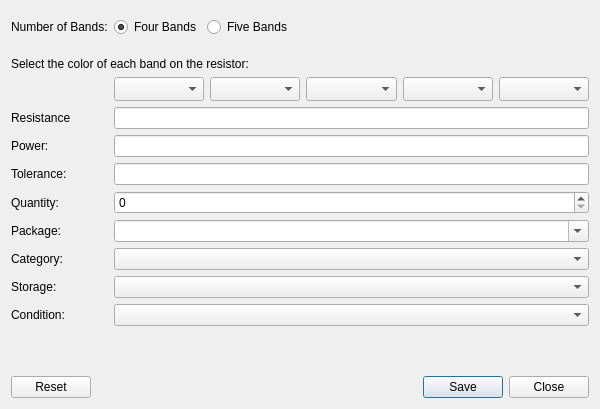
<?xml version="1.0" encoding="UTF-8"?>
<ui version="4.0">
 <class>QuickAddResistorDialog</class>
 <widget class="QDialog" name="QuickAddResistorDialog">
  <property name="geometry">
   <rect>
    <x>0</x>
    <y>0</y>
    <width>600</width>
    <height>409</height>
   </rect>
  </property>
  <property name="windowTitle">
   <string>Add resistor</string>
  </property>
  <property name="windowIcon">
   <iconset resource="../../extras.qrc">
    <normaloff>:/parts/extras/category/resistor.png</normaloff>:/parts/extras/category/resistor.png</iconset>
  </property>
  <property name="whatsThis">
   <string>&lt;html&gt;&lt;head/&gt;&lt;body&gt;&lt;p&gt;&lt;img src=&quot;:/icons/information&quot;/&gt; Hint!&lt;/p&gt;&lt;p&gt;The resistance field supports SMD resistor codes. Type the code followed by &lt;span style=&quot; font-weight:600;&quot;&gt;Control+Space &lt;/span&gt;and it will converted to a resistance value.&lt;/p&gt;&lt;/body&gt;&lt;/html&gt;</string>
  </property>
  <layout class="QVBoxLayout" name="verticalLayout">
   <item>
    <widget class="KMessageWidget" name="messageWidget" native="true"/>
   </item>
   <item>
    <layout class="QFormLayout" name="formLayout">
     <item row="0" column="0">
      <widget class="QLabel" name="label_7">
       <property name="text">
        <string>Number of Bands:</string>
       </property>
       <property name="buddy">
        <cstring>fourBandRadioButton</cstring>
       </property>
      </widget>
     </item>
     <item row="0" column="1">
      <layout class="QHBoxLayout" name="horizontalLayout">
       <item>
        <widget class="QRadioButton" name="fourBandRadioButton">
         <property name="text">
          <string>Four Bands</string>
         </property>
         <property name="checked">
          <bool>true</bool>
         </property>
        </widget>
       </item>
       <item>
        <widget class="QRadioButton" name="fiveBandRadioButton">
         <property name="text">
          <string>Five Bands</string>
         </property>
        </widget>
       </item>
       <item>
        <spacer name="horizontalSpacer">
         <property name="orientation">
          <enum>Qt::Horizontal</enum>
         </property>
         <property name="sizeHint" stdset="0">
          <size>
           <width>40</width>
           <height>20</height>
          </size>
         </property>
        </spacer>
       </item>
      </layout>
     </item>
     <item row="2" column="0" colspan="2">
      <widget class="QLabel" name="label_2">
       <property name="text">
        <string>Select the color of each band on the resistor:</string>
       </property>
      </widget>
     </item>
     <item row="4" column="0">
      <widget class="QLabel" name="label">
       <property name="text">
        <string>Resistance</string>
       </property>
       <property name="buddy">
        <cstring>resistorValueLineEdit</cstring>
       </property>
      </widget>
     </item>
     <item row="4" column="1">
      <widget class="QLineEdit" name="resistorValueLineEdit"/>
     </item>
     <item row="5" column="0">
      <widget class="QLabel" name="label_3">
       <property name="text">
        <string>Power:</string>
       </property>
       <property name="buddy">
        <cstring>resistorPowerRatingLineEdit</cstring>
       </property>
      </widget>
     </item>
     <item row="9" column="0">
      <widget class="QLabel" name="label_4">
       <property name="text">
        <string>Category:</string>
       </property>
       <property name="buddy">
        <cstring>partCategoryComboBox</cstring>
       </property>
      </widget>
     </item>
     <item row="9" column="1">
      <widget class="TreeViewComboBox" name="partCategoryComboBox"/>
     </item>
     <item row="10" column="0">
      <widget class="QLabel" name="label_5">
       <property name="text">
        <string>Storage:</string>
       </property>
       <property name="buddy">
        <cstring>partStorageComboBox</cstring>
       </property>
      </widget>
     </item>
     <item row="10" column="1">
      <widget class="TreeViewComboBox" name="partStorageComboBox"/>
     </item>
     <item row="11" column="0">
      <widget class="QLabel" name="label_6">
       <property name="text">
        <string>Condition:</string>
       </property>
       <property name="buddy">
        <cstring>partConditionComboBox</cstring>
       </property>
      </widget>
     </item>
     <item row="11" column="1">
      <widget class="RelationalComboBox" name="partConditionComboBox"/>
     </item>
     <item row="1" column="0">
      <widget class="QWidget" name="widget" native="true"/>
     </item>
     <item row="1" column="1">
      <spacer name="verticalSpacer_2">
       <property name="orientation">
        <enum>Qt::Vertical</enum>
       </property>
       <property name="sizeType">
        <enum>QSizePolicy::Minimum</enum>
       </property>
       <property name="sizeHint" stdset="0">
        <size>
         <width>20</width>
         <height>8</height>
        </size>
       </property>
      </spacer>
     </item>
     <item row="3" column="1">
      <widget class="QWidget" name="combosWidget" native="true">
       <property name="sizePolicy">
        <sizepolicy hsizetype="MinimumExpanding" vsizetype="Preferred">
         <horstretch>0</horstretch>
         <verstretch>0</verstretch>
        </sizepolicy>
       </property>
       <layout class="QHBoxLayout" name="combosLayout">
        <property name="spacing">
         <number>6</number>
        </property>
        <property name="leftMargin">
         <number>0</number>
        </property>
        <property name="topMargin">
         <number>0</number>
        </property>
        <property name="rightMargin">
         <number>0</number>
        </property>
        <property name="bottomMargin">
         <number>0</number>
        </property>
        <item>
         <widget class="ColorBandComboBox" name="band1ComboBox">
          <property name="sizeAdjustPolicy">
           <enum>QComboBox::AdjustToMinimumContentsLengthWithIcon</enum>
          </property>
         </widget>
        </item>
        <item>
         <widget class="ColorBandComboBox" name="band2ComboBox">
          <property name="sizeAdjustPolicy">
           <enum>QComboBox::AdjustToMinimumContentsLengthWithIcon</enum>
          </property>
         </widget>
        </item>
        <item>
         <widget class="ColorBandComboBox" name="band3ComboBox">
          <property name="sizeAdjustPolicy">
           <enum>QComboBox::AdjustToMinimumContentsLengthWithIcon</enum>
          </property>
         </widget>
        </item>
        <item>
         <widget class="ColorBandComboBox" name="multiplierBandComboBox">
          <property name="sizeAdjustPolicy">
           <enum>QComboBox::AdjustToMinimumContentsLengthWithIcon</enum>
          </property>
         </widget>
        </item>
        <item>
         <widget class="ColorBandComboBox" name="toleranceBandComboBox">
          <property name="sizeAdjustPolicy">
           <enum>QComboBox::AdjustToMinimumContentsLengthWithIcon</enum>
          </property>
         </widget>
        </item>
       </layout>
      </widget>
     </item>
     <item row="7" column="1">
      <widget class="QSpinBox" name="quantitySpinBox">
       <property name="maximum">
        <number>100000</number>
       </property>
      </widget>
     </item>
     <item row="7" column="0">
      <widget class="QLabel" name="label_8">
       <property name="text">
        <string>Quantity:</string>
       </property>
       <property name="buddy">
        <cstring>quantitySpinBox</cstring>
       </property>
      </widget>
     </item>
     <item row="6" column="0">
      <widget class="QLabel" name="label_9">
       <property name="text">
        <string>Tolerance:</string>
       </property>
       <property name="buddy">
        <cstring>toleranceLineEdit</cstring>
       </property>
      </widget>
     </item>
     <item row="6" column="1">
      <widget class="QLineEdit" name="toleranceLineEdit"/>
     </item>
     <item row="5" column="1">
      <widget class="QLineEdit" name="resistorPowerRatingLineEdit">
       <property name="inputMethodHints">
        <set>Qt::ImhNone</set>
       </property>
      </widget>
     </item>
     <item row="8" column="1">
      <widget class="RelationalComboBox" name="partPackageComboBox">
       <property name="editable">
        <bool>true</bool>
       </property>
       <property name="insertPolicy">
        <enum>QComboBox::NoInsert</enum>
       </property>
      </widget>
     </item>
     <item row="8" column="0">
      <widget class="QLabel" name="label_10">
       <property name="text">
        <string>Package:</string>
       </property>
       <property name="buddy">
        <cstring>partPackageComboBox</cstring>
       </property>
      </widget>
     </item>
    </layout>
   </item>
   <item>
    <spacer name="verticalSpacer">
     <property name="orientation">
      <enum>Qt::Vertical</enum>
     </property>
     <property name="sizeType">
      <enum>QSizePolicy::MinimumExpanding</enum>
     </property>
     <property name="sizeHint" stdset="0">
      <size>
       <width>20</width>
       <height>16</height>
      </size>
     </property>
    </spacer>
   </item>
   <item>
    <widget class="QDialogButtonBox" name="buttonBox">
     <property name="orientation">
      <enum>Qt::Horizontal</enum>
     </property>
     <property name="standardButtons">
      <set>QDialogButtonBox::Close|QDialogButtonBox::Reset|QDialogButtonBox::Save</set>
     </property>
    </widget>
   </item>
  </layout>
  <zorder>buttonBox</zorder>
  <zorder>verticalSpacer</zorder>
  <zorder>messageWidget</zorder>
 </widget>
 <customwidgets>
  <customwidget>
   <class>TreeViewComboBox</class>
   <extends>QComboBox</extends>
   <header>widgets/treeviewcombobox.h</header>
  </customwidget>
  <customwidget>
   <class>RelationalComboBox</class>
   <extends>QComboBox</extends>
   <header>widgets/relationalcombobox.h</header>
  </customwidget>
  <customwidget>
   <class>KMessageWidget</class>
   <extends>QWidget</extends>
   <header>widgets/kmessagewidget.h</header>
   <container>1</container>
  </customwidget>
  <customwidget>
   <class>ColorBandComboBox</class>
   <extends>QComboBox</extends>
   <header>widgets/colorbandcombobox.h</header>
  </customwidget>
 </customwidgets>
 <tabstops>
  <tabstop>fourBandRadioButton</tabstop>
  <tabstop>fiveBandRadioButton</tabstop>
  <tabstop>band1ComboBox</tabstop>
  <tabstop>band2ComboBox</tabstop>
  <tabstop>band3ComboBox</tabstop>
  <tabstop>multiplierBandComboBox</tabstop>
  <tabstop>toleranceBandComboBox</tabstop>
  <tabstop>resistorValueLineEdit</tabstop>
  <tabstop>resistorPowerRatingLineEdit</tabstop>
  <tabstop>toleranceLineEdit</tabstop>
  <tabstop>quantitySpinBox</tabstop>
  <tabstop>partPackageComboBox</tabstop>
  <tabstop>partCategoryComboBox</tabstop>
  <tabstop>partStorageComboBox</tabstop>
  <tabstop>partConditionComboBox</tabstop>
 </tabstops>
 <resources>
  <include location="../../extras.qrc"/>
 </resources>
 <connections>
  <connection>
   <sender>buttonBox</sender>
   <signal>rejected()</signal>
   <receiver>QuickAddResistorDialog</receiver>
   <slot>reject()</slot>
   <hints>
    <hint type="sourcelabel">
     <x>343</x>
     <y>343</y>
    </hint>
    <hint type="destinationlabel">
     <x>286</x>
     <y>274</y>
    </hint>
   </hints>
  </connection>
 </connections>
</ui>
